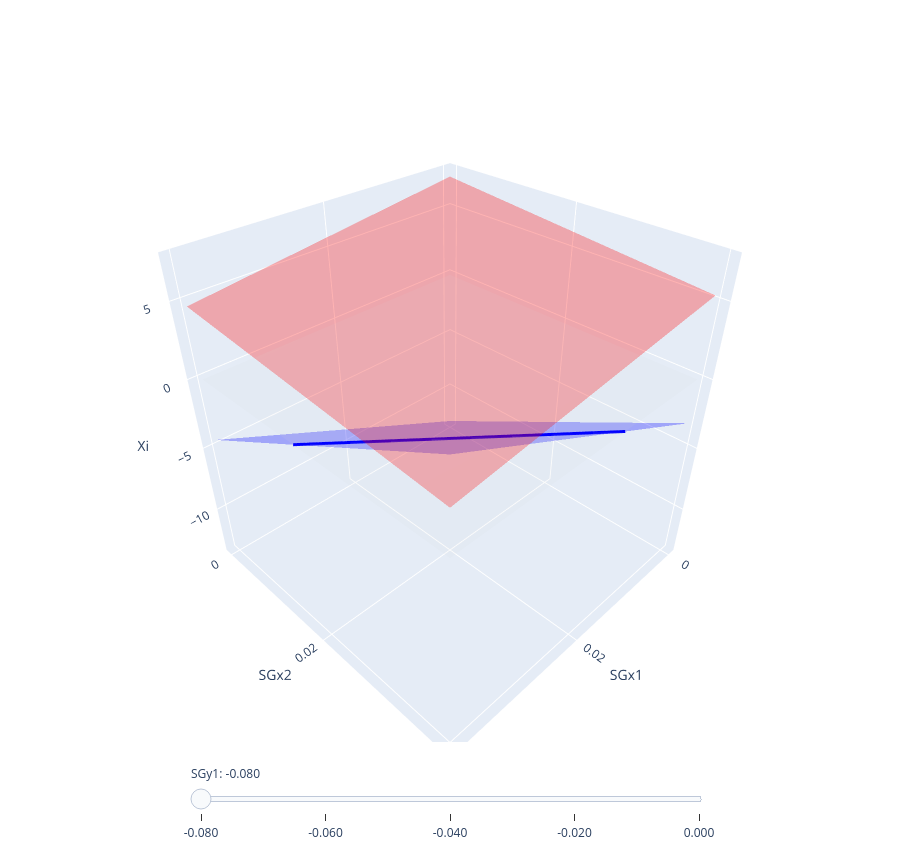

Here is the notebook cell this chart was saved with:
### Code cell
# 1. Подготовка
sgy_values = np.sort(df['SGy1'].unique())
xi_range = np.linspace(df['SGx1'].min(), df['SGx1'].max(), 100)
yi_range = np.linspace(df['SGx2'].min(), df['SGx2'].max(), 100)
X_S, Y_S = np.meshgrid(xi_range, yi_range)

def get_line(X, Y, Z):
    if Z is None or np.all(np.isnan(Z)): return np.array([]), np.array([])
    try:
        cp = plt.contour(X, Y, Z, levels=[0])
        plt.close()
        paths = cp.get_paths()
        if not paths: return np.array([]), np.array([])
        path = max(paths, key=lambda p: len(p.vertices))
        return path.vertices[:, 0], path.vertices[:, 1]
    except:
        return np.array([]), np.array([])

fig = go.Figure()

# Списки для хранения индексов добавленных кадров
valid_sgy = []
traces_per_step = 4

# 2. Генерируем слои
for sgy in sgy_values:
    # Используем небольшую окрестность для надежности фильтрации
    df_s = df[np.isclose(df['SGy1'], sgy, atol=1e-8)]
    
    # Проверка: достаточно ли точек для триангуляции (минимум 4 для linear, больше для cubic)
    if len(df_s) < 10:
        continue
        
    valid_sgy.append(sgy)
    
    # Плоскости
    fig.add_trace(go.Mesh3d(x=df_s['SGx1'], y=df_s['SGx2'], z=df_s['chrom_x'], 
                           color='blue', opacity=0.3, visible=False, name=f'Xi_x_{sgy:.3f}'))
    fig.add_trace(go.Mesh3d(x=df_s['SGx1'], y=df_s['SGx2'], z=df_s['chrom_y'], 
                           color='red', opacity=0.3, visible=False, name=f'Xi_y_{sgy:.3f}'))
    
    # Интерполяция и линии
    try:
        zx = griddata((df_s['SGx1'], df_s['SGx2']), df_s['chrom_x'], (X_S, Y_S), method='linear')
        zy = griddata((df_s['SGx1'], df_s['SGx2']), df_s['chrom_y'], (X_S, Y_S), method='linear')
        lx_x, lx_y = get_line(X_S, Y_S, zx)
        ly_x, ly_y = get_line(X_S, Y_S, zy)
        
        fig.add_trace(go.Scatter3d(x=lx_x, y=lx_y, z=np.zeros_like(lx_x), mode='lines', 
                                   line=dict(color='blue', width=6), visible=False))
        fig.add_trace(go.Scatter3d(x=ly_x, y=ly_y, z=np.zeros_like(ly_x), mode='lines', 
                                   line=dict(color='red', width=6), visible=False))
    except:
        # Если интерполяция все равно упала, добавляем пустые линии, чтобы не сбить индексы ползунка
        fig.add_trace(go.Scatter3d(x=[], y=[], z=[], mode='lines', visible=False))
        fig.add_trace(go.Scatter3d(x=[], y=[], z=[], mode='lines', visible=False))

# 3. Постоянные элементы (Пол и Точка)
fig.add_trace(go.Mesh3d(x=[xi_range.min(), xi_range.max(), xi_range.min(), xi_range.max()],
                       y=[yi_range.min(), yi_range.min(), yi_range.max(), yi_range.max()],
                       z=[0,0,0,0], color='lightgray', opacity=0.1, name='Floor', visible=True))

# 4. Настройка ползунка
steps = []
num_valid = len(valid_sgy)
for i, sgy in enumerate(valid_sgy):
    vis_mask = [False] * (num_valid * traces_per_step) + [True]
    for j in range(traces_per_step):
        vis_mask[i * traces_per_step + j] = True
        
    steps.append(dict(
        method="update", label=f"{sgy:.3f}",
        args=[{"visible": vis_mask}, {"title": f"Geometry at SGy1 = {sgy:.4f}"}]
    ))

# Включаем первый валидный кадр
if num_valid > 0:
    for k in range(traces_per_step): fig.data[k].visible = True

fig.update_layout(
    sliders=[dict(active=0, steps=steps, len=0.7, x=0.15, currentvalue={"prefix": "SGy1: "})],
    scene=dict(xaxis_title='SGx1', yaxis_title='SGx2', zaxis_title=r'Xi'),
    height=850
)
fig.show()
